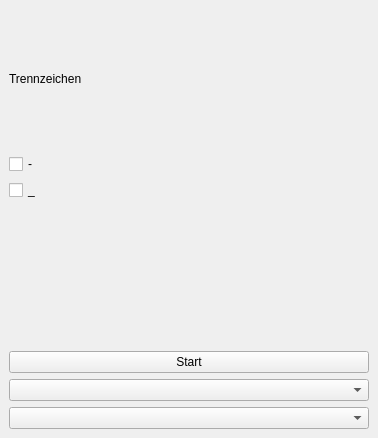
<?xml version="1.0" encoding="UTF-8"?>
<ui version="4.0">
 <class>HarrisMatrix4QGISDockWidgetBase</class>
 <widget class="QDockWidget" name="HarrisMatrix4QGISDockWidgetBase">
  <property name="geometry">
   <rect>
    <x>0</x>
    <y>0</y>
    <width>378</width>
    <height>438</height>
   </rect>
  </property>
  <property name="windowTitle">
   <string>HarrisMatrix4QGIS</string>
  </property>
  <widget class="QWidget" name="dockWidgetContents">
   <layout class="QGridLayout" name="gridLayout">
    <item row="0" column="1">
     <widget class="QLabel" name="label">
      <property name="text">
       <string>Trennzeichen</string>
      </property>
     </widget>
    </item>
    <item row="4" column="1">
     <widget class="QPushButton" name="start">
      <property name="text">
       <string>Start</string>
      </property>
     </widget>
    </item>
    <item row="1" column="1">
     <widget class="QCheckBox" name="trennzeichen_1">
      <property name="text">
       <string>-</string>
      </property>
     </widget>
    </item>
    <item row="5" column="1">
     <widget class="QgsMapLayerComboBox" name="eingabelayer"/>
    </item>
    <item row="6" column="1">
     <widget class="QgsFieldComboBox" name="eingabefeld"/>
    </item>
    <item row="3" column="1">
     <widget class="QgsFileWidget" name="input_graphml">
      <property name="filter">
       <string>graphml (*.graphml);;All files (*.*)</string>
      </property>
     </widget>
    </item>
    <item row="2" column="1">
     <widget class="QCheckBox" name="trennzeichen_2">
      <property name="text">
       <string>_</string>
      </property>
     </widget>
    </item>
   </layout>
  </widget>
 </widget>
 <customwidgets>
  <customwidget>
   <class>QgsFieldComboBox</class>
   <extends>QComboBox</extends>
   <header>qgsfieldcombobox.h</header>
  </customwidget>
  <customwidget>
   <class>QgsFileWidget</class>
   <extends>QWidget</extends>
   <header>qgsfilewidget.h</header>
  </customwidget>
  <customwidget>
   <class>QgsMapLayerComboBox</class>
   <extends>QComboBox</extends>
   <header>qgsmaplayercombobox.h</header>
  </customwidget>
 </customwidgets>
 <resources/>
 <connections/>
</ui>
